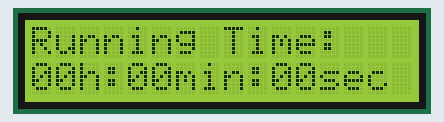
The sketch below on a simulated Arduino Uno, built with avr-gcc and run on an emulated ATmega328P. Parts: 16×2 character LCD.

Above: at 0.1 s.
At 5.1 s:
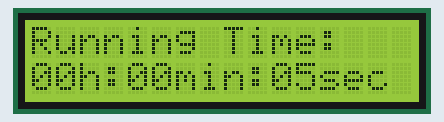
At 10.1 s:
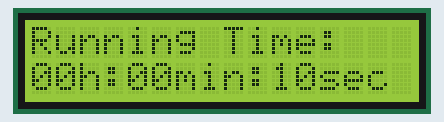
At 19.1 s:
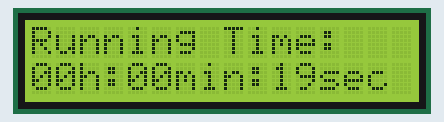
At 28.1 s:
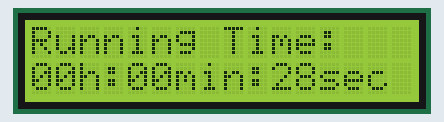
At 38.1 s:
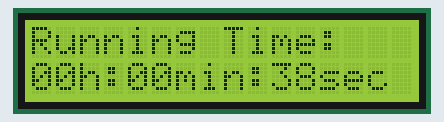

Measured:
- what the display in image 1 shows lasts 1.0 s, from 5.0 s to 6.0 s

The sketch:

I2C_LCD_Display.ino
```cpp
#include <Wire.h>
#include <LiquidCrystal_I2C.h> // Понякога е .h, провери в библиотеката
unsigned long cTime = 0;
unsigned long sec = 0;
unsigned long min = 0;
unsigned long h = 0;

// SDA (Data) се свързва винаги към А4

// SCL (Clock) се свързва винаги към А5

// Задай адреса на дисплея (обикновено 0x27 или 0x3F) и размера (16 колони, 2 реда)
LiquidCrystal_I2C lcd(0x27, 16, 2);

void setup() {
  lcd.init();          // Инициализация
  lcd.backlight();     // Включване на подсветката

  lcd.setCursor(0, 0); // Отиди на 1-ви ред, 1-ва колона
  lcd.print("Running Time: ");
}

void loop() {
  cTime = millis()/1000;
  sec = cTime%60;
  min = (cTime/60)%60;
  h = cTime/3600;


  lcd.setCursor(0, 1);// Преместване на курсора на втория ред
  if ((h/10)==0) {
    lcd.print("0");
  }
  lcd.print(h);
  lcd.print("h:");
  if ((min/10)==0) {
    lcd.print("0");
  }
  lcd.print(min);
  lcd.print("min:");
  if ((sec/10)==0) {
    lcd.print("0");
  }
  lcd.print(sec);
  lcd.print("sec");
}
```
